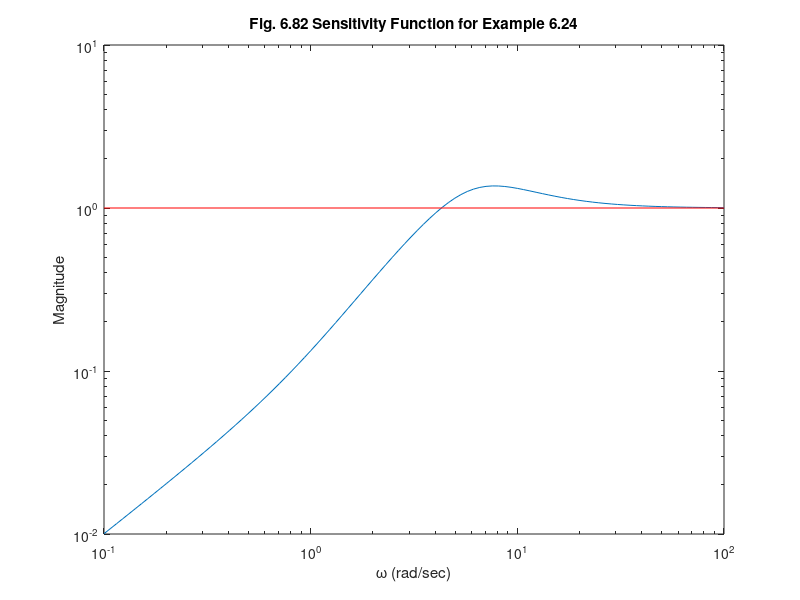

The MATLAB source for this figure: (Note: this script raises an error after producing the figure.)
% Fig. 6.82   Feedback Control of Dynamic Systems, 6e 
%             Franklin, Powell, Emami
%

clf
clear all;
%close all;

numS=[1 11 10 0];
denS=[1 11 60 100];
w=logspace(-1,2,100);
sysS=tf(numS,denS);
[m,p]=bode(sysS,w);
loglog(w,squeeze(m));
axis([.1 100 .01 10])

hold on
% add line at mag = 1
w2=[.1 100];
mcl=[1 1];
loglog(w2,mcl,'r')

xlabel('\omega (rad/sec)');
ylabel('Magnitude');
title('Fig. 6.82 Sensitivity Function for Example 6.24');
bodegrid;
hold off
